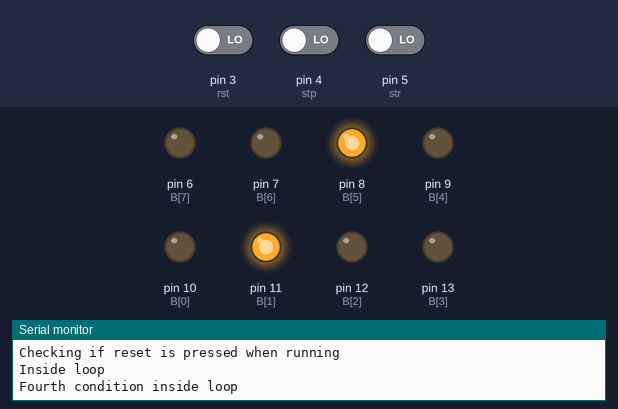
The sketch below on a simulated Arduino Uno, built with avr-gcc and run on an emulated ATmega328P. On the bench: output pins drawn as LEDs (lit = HIGH), the last lines printed to the serial monitor. Dashed ring = blinking. Inputs (shaded band) come from the test bench; at power-on: pin 3 (rst) LOW, pin 4 (stp) LOW, pin 5 (str) LOW.

Above: at 2.8 s.
2.9 s: pin 3 (rst) driven HIGH
4.5 s: pin 4 (stp) driven HIGH
At 6.3 s:
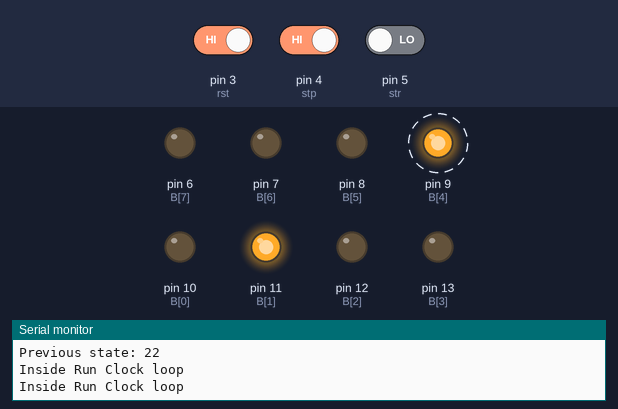
8.6 s: pin 4 (stp) driven LOW
At 8.6 s:
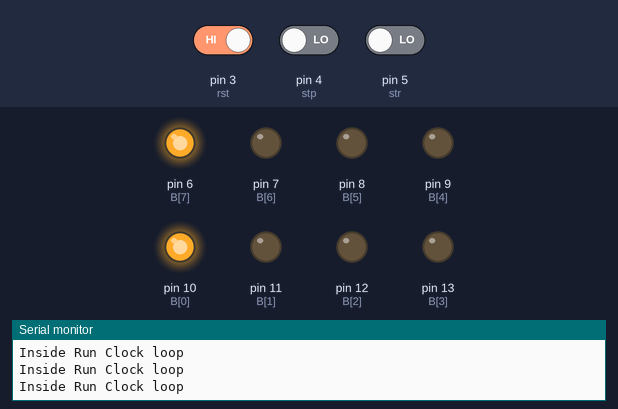
10.1 s: pin 4 (stp) driven HIGH
At 11.4 s:
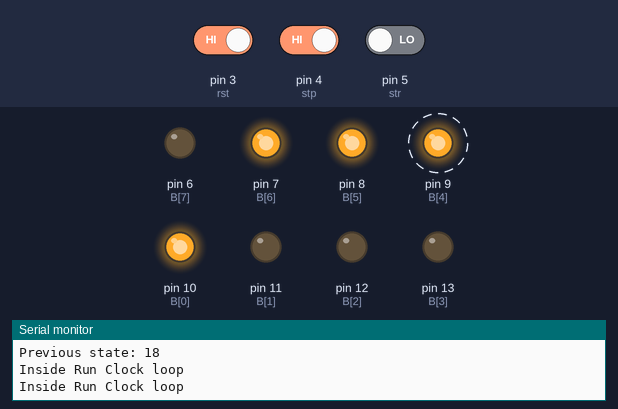
14.2 s: pin 3 (rst) driven LOW
At 16.8 s:
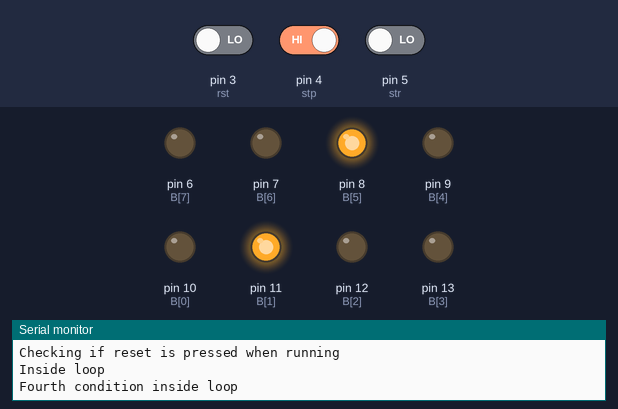
17.6 s: pin 3 (rst) driven HIGH
At 19.7 s:
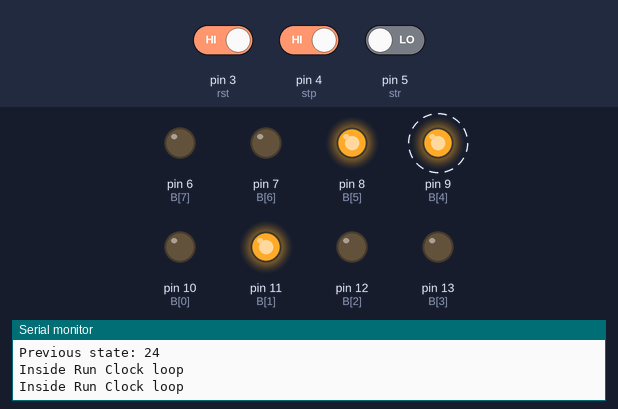
Timing chart, 0 to 31.6 s (numbered marks = the images above; inputs shaded):
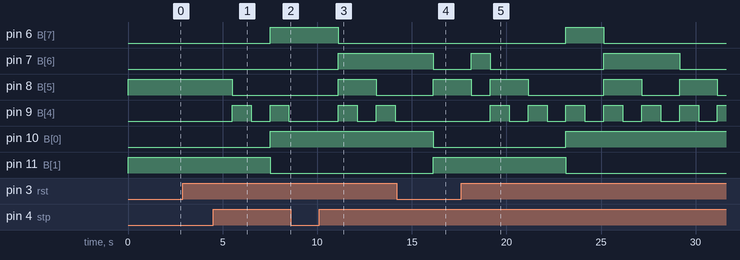

The sketch:

DownCounter_Switch.ino
```cpp
const int B[] = {10, 11, 12, 13, 9, 8, 7, 6};
const int str = 5;
const int stp = 4;
const int rst = 3;

int str_state = LOW;
int stp_state = LOW;
int rst_state = LOW;
int prev_state = 24;
// int dec_prev_state = 24;
int flag = 0; // variable to indicate if it is the first start or not since power up.
int reset_flag, start_flag, stop_flag; // These flags are used to start the clock once again during normal running time.
int buttons[] = {HIGH, HIGH, HIGH}; // Order is Start Stop Reset


int int_highlow(char ch){
  if(ch == '1')
    return HIGH;
  else if(ch == '0')
    return LOW;
}

char highlow_int(int ch){
  if(ch == HIGH)
    return '1';
  else if(ch == LOW)
    return '0';
}

int digitalRead_v2(const int pin, int buttons[],int index){
  buttons[index] = digitalRead(pin);
  return buttons[index];
}

void StartClock(int prev_state){
    // Setting the clock to the previous state
    // Check prompt
    Serial.println("Inside Start Clock");

    // Converting prev_state to binary for the uC to understand
    start_flag = 0;
    Serial.println(prev_state);
    int bcd = (prev_state / 10 * 16) + (prev_state % 10);
    String state_str = String(bcd, BIN);
    Serial.println(state_str);
    int z = 8-state_str.length();
    for(int j = 0 ; j < z ; j++)
       state_str = "0" + state_str;
    Serial.println(state_str);
    digitalWrite(B[0], int_highlow(state_str[3]));
    digitalWrite(B[1], int_highlow(state_str[2]));
    digitalWrite(B[2], int_highlow(state_str[1]));
    digitalWrite(B[3], int_highlow(state_str[0]));
    digitalWrite(B[4], int_highlow(state_str[7]));
    digitalWrite(B[5], int_highlow(state_str[6]));
    digitalWrite(B[6], int_highlow(state_str[5]));
    digitalWrite(B[7], int_highlow(state_str[4]));
    RunClock(prev_state);

}

void StopClock(){
  // Check prompt
  Serial.println("Inside Stop Clock");

  // Obtaining the stopped state and converting that to BCD.
  stop_flag = 0;
  int state_stp = 0;
  int state_stp1 = 0;
  for(int j = 0; j < 4; j++)
    //state_stp[j] = char(highlow_int(digitalRead(B[j])));
    state_stp += digitalRead(B[j]) << j;
  for(int j = 4; j < 8; j++)
    state_stp1 += digitalRead(B[j]) << (j-4);
  prev_state = state_stp * 10 + state_stp1;
  // Wait for any button (Start or Reset) to be pressed
  while(digitalRead_v2(str, buttons, 0) == HIGH | digitalRead_v2(rst, buttons, 2) == HIGH){

    // Do nothing. But what if the start or reset is pressed?
    if(buttons[0] == LOW){
        Serial.println(buttons[0]);
        Serial.println(buttons[1]);
        Serial.println(buttons[2]);
        Serial.println(prev_state);
        StartClock(prev_state);
        buttons[2] = buttons[1] = buttons[0] = HIGH;
        return;
    }
    if(buttons[2] == LOW){
      Serial.println("Second condition");
      buttons[2] = HIGH;
      Serial.println(buttons[0]);
      Serial.println(buttons[1]);
      Serial.println(buttons[2]);
      ResetClock();
      buttons[2] = buttons[1] = buttons[0] = HIGH;
      return;
    }
      ;// Now you do nothing!
  }
}

void ResetClock(){
    // Resetting clock to the starting value
    Serial.println("Inside Reset Clock");
    digitalWrite(B[0], LOW);
    digitalWrite(B[1], HIGH);
    digitalWrite(B[2], LOW);
    digitalWrite(B[3], LOW);
    digitalWrite(B[4], LOW);
    digitalWrite(B[5], HIGH);
    digitalWrite(B[6], LOW);
    digitalWrite(B[7], LOW);
    prev_state = 24;
    reset_flag = 0;
}

// RunClock function needs work. Basically it should stop counting whenever I press a button. Make sure to restart the function from scratch when using th functions StartClock, StopClock and ResetClock
void RunClock(int prev_state){

  Serial.println("Inside Run Clock");
  // Coverting previous state to required decimal value
  // dec_prev_state = (prev_state / 16 * 10) + (prev_state % 16);

  // Resetting the clock to the 24 second mark once countdown is over. All Leds are lit to show time is up.
  if(digitalRead(B[0]) == LOW and digitalRead(B[1]) == LOW and digitalRead(B[2]) == LOW and digitalRead(B[3]) == LOW and digitalRead(B[4]) == LOW and digitalRead(B[5]) == LOW and digitalRead(B[6]) == LOW and digitalRead(B[7]) == LOW ){

    Serial.println("End of countdown. Time is up!!");
    digitalWrite(B[0], HIGH);
    digitalWrite(B[1], HIGH);
    digitalWrite(B[2], HIGH);
    digitalWrite(B[3], HIGH);
    digitalWrite(B[4], HIGH);
    digitalWrite(B[5], HIGH);
    digitalWrite(B[6], HIGH);
    digitalWrite(B[7], HIGH);

    while(digitalRead(rst) == HIGH){
      ; // Wait until reset is pressed to start the clock again.
    }
    Serial.println("reset pressed");
    reset_flag = 1;
    return;
  }
  Serial.print("Previous state: ");
  Serial.println(prev_state);
  for(int i = prev_state; i >= 0; i --){

    Serial.println("Inside Run Clock loop");
    if(digitalRead_v2(rst, buttons, 2) == LOW){
      Serial.println("Checking if reset is pressed when running");
      reset_flag = 1;
      buttons[0] = buttons[1] = buttons[2] = HIGH;
      return;
    }
    else if(digitalRead_v2(stp, buttons, 1) == LOW){
        Serial.println("Checking if stop is pressed when running");
        stop_flag = 1;
        buttons[0] = buttons[1] = buttons[2] = HIGH;
        return;
    }
    int bcd = (i / 10 * 16) + (i % 10);
    String state = String(bcd,BIN);
    int z = 8 - state.length();
    for(int j = 0; j < z ; j ++)
      state = "0" + state;
    digitalWrite(B[0], int_highlow(state[3]));
    digitalWrite(B[1], int_highlow(state[2]));
    digitalWrite(B[2], int_highlow(state[1]));
    digitalWrite(B[3], int_highlow(state[0]));
    digitalWrite(B[4], int_highlow(state[7]));
    digitalWrite(B[5], int_highlow(state[6]));
    digitalWrite(B[6], int_highlow(state[5]));
    digitalWrite(B[7], int_highlow(state[4]));
    delay(1000);
  }
  if(digitalRead(B[0]) == LOW and digitalRead(B[1]) == LOW and digitalRead(B[2]) == LOW and digitalRead(B[3]) == LOW and digitalRead(B[4]) == LOW and digitalRead(B[5]) == LOW and digitalRead(B[6]) == LOW and digitalRead(B[7]) == LOW ){

    Serial.println("End of countdown. Time is up!!");
    digitalWrite(B[0], HIGH);
    digitalWrite(B[1], HIGH);
    digitalWrite(B[2], HIGH);
    digitalWrite(B[3], HIGH);
    digitalWrite(B[4], HIGH);
    digitalWrite(B[5], HIGH);
    digitalWrite(B[6], HIGH);
    digitalWrite(B[7], HIGH);

    while(digitalRead(rst) == HIGH){
      Serial.println("Waiting for reset to pressed"); // Wait until reset is pressed to start the clock again.
    }
    reset_flag = 1;
    return;
  }
}

void setup() {
    Serial.begin(115200);

    Serial.println("Inside setup");
    // Setting the digit pins to OUTPUT
    for(int i = 0; i <= 7; i ++)
      pinMode(B[i], OUTPUT);

    // Setting button pins to input
    pinMode(str, INPUT);
    pinMode(stp, INPUT);
    pinMode(rst, INPUT);

    // Initializing the output
    digitalWrite(B[0], LOW);
    digitalWrite(B[1], HIGH);
    digitalWrite(B[2], LOW);
    digitalWrite(B[3], LOW);
    digitalWrite(B[4], LOW);
    digitalWrite(B[5], HIGH);
    digitalWrite(B[6], LOW);
    digitalWrite(B[7], LOW);
    prev_state = 24;


    // Initializing flags
    reset_flag = 0;
    start_flag = 0;
    stop_flag = 0;

    // Wait for a button to be pressed to start the next part
    while((digitalRead_v2(str, buttons, 0) == HIGH and digitalRead_v2(rst, buttons, 2) == HIGH and digitalRead_v2(stp, buttons, 1) == HIGH) and (reset_flag == 0 and start_flag == 0 and stop_flag == 0) or flag != 0){
      // Do nothing until something is pressed
    }
    Serial.println(prev_state);
    Serial.println(buttons[0]);
    Serial.println(buttons[1]);
    Serial.println(buttons[2]);
    Serial.println("Going to loop");
}

void loop(){
  // If not button is pressed initially then do nothing. Start the clock when the start button is pressed first.
  // To detect the press of start, stop or reset
  Serial.println("Inside loop");
  if(buttons[0] == LOW and flag == 0){
    // Make the flag variable one to indicate the initial startup is complete.
    Serial.println("First condition inside loop");
    flag = 1;
    prev_state = 24;
    buttons[0] = buttons[1] = buttons[2] = HIGH;
    RunClock(prev_state);
  }
  else if(((buttons[2] == LOW and buttons[0] == LOW) or (buttons[2] == LOW and buttons[1] == LOW) or (buttons[1] == LOW and buttons[0] == LOW)) and flag == 0){
    Serial.println("Second condition inside loop");
    delay(1000);
    ResetClock();
  }
  else if(((buttons[2] == LOW and buttons[0] == LOW) or (buttons[2] == LOW and buttons[1] == LOW) or (buttons[1] == LOW and buttons[0] == LOW)) and flag != 0){
    Serial.println("Third condition inside loop");
    delay(1000);
    ResetClock();
    RunClock(prev_state);
  }
  else if((buttons[2] == LOW and flag != 0) or reset_flag == 1){
    Serial.println("Fourth condition inside loop");
    delay(1000);
    ResetClock();
    RunClock(prev_state);
  }
  else if((buttons[0] == LOW and flag != 0) or start_flag == 1){
    Serial.println("Fifth condition loop");
    delay(1000);
    StartClock(prev_state);
    RunClock(prev_state);
  }
  else if((buttons[1] == LOW and flag != 0) or stop_flag == 1){
    Serial.println("Sixth condition inside loop");
    buttons[0] = buttons[1] = buttons[2] = HIGH;
    StopClock();
  }
  else{
    Serial.println("Final condition inside loop");
    // Wait for start to be pressed.
    while(digitalRead_v2(str, buttons, 0) == HIGH){
      Serial.print(buttons[0]);
      Serial.print("\t");
      Serial.print(buttons[1]);
      Serial.print("\t");
      Serial.println(buttons[2]);// Do Nothing (for now)
    }
    buttons[0] = buttons[1] = buttons[2] = HIGH;
    StartClock(prev_state);
    RunClock(prev_state);
  }
}
```

Measured:
- after the input at 4.5 s, pin 6 (B[7]), pin 10 (B[0]): LOW → HIGH after 3.0 s; pin 8 (B[5]): HIGH → LOW after 1.0 s; pin 9 (B[4]): alternates HIGH for 1.0 s and LOW for 1.0 s, starting after 1.0 s; pin 11 (B[1]): HIGH → LOW after 3.0 s
- after the input at 8.6 s, pin 6 (B[7]): stays HIGH (without the input it goes to LOW after 0.91 s); pin 7 (B[6]), pin 8 (B[5]), pin 9 (B[4]): stays LOW (without the input it goes to HIGH after 0.91 s)
- after the input at 10.1 s, pin 6 (B[7]): HIGH → LOW after 1.0 s; pin 7 (B[6]): LOW → HIGH after 1.0 s; pin 8 (B[5]): LOW → HIGH after 1.0 s, → LOW 2.0 s later; pin 9 (B[4]): alternates HIGH for 1.0 s and LOW for 1.0 s, starting after 1.0 s
- after the input at 14.2 s, pin 7 (B[6]): HIGH → LOW after 1.9 s instead of 0.92 s; pin 9 (B[4]): stays LOW (without the input it goes to HIGH after 0.92 s); pin 10 (B[0]): HIGH → LOW after 1.9 s; pin 11 (B[1]): LOW → HIGH after 1.9 s
- after the input at 17.6 s, pin 6 (B[7]): LOW → HIGH after 5.5 s, → LOW 2.0 s later; pin 7 (B[6]): LOW → HIGH after 0.54 s, → LOW 1.0 s later, → HIGH 6.0 s later, → LOW 4.0 s later
